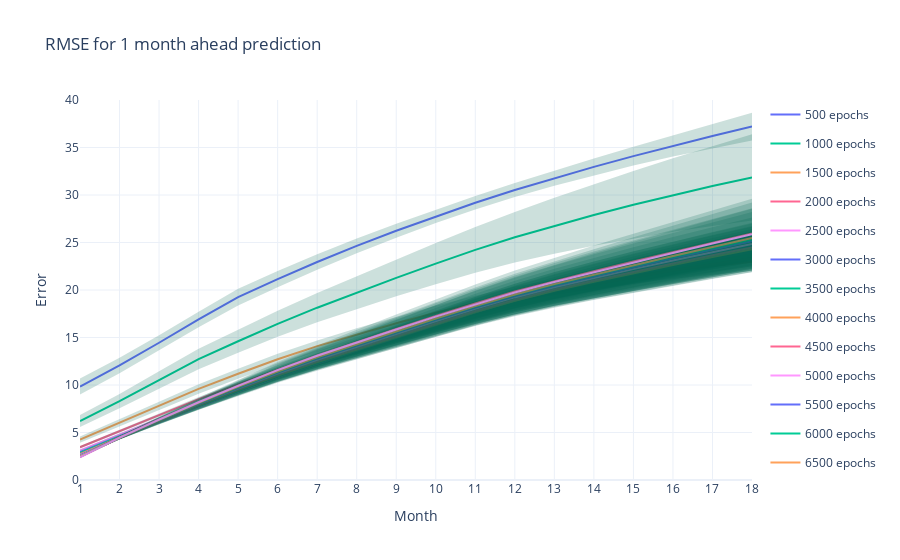

Notebook source saved alongside this figure:
### Code cell
import plotly.graph_objs as go
import numpy as np

# Coordinates on the X-axis for each element in the row
x = np.arange(18) + 1

# Number of rows (experiments) in the array
n_rows = 20

# Создаем пустую фигуру
fig = go.Figure()

# Добавляем графики для каждого эксперимента
for i in range(n_rows):
    # Средние значения для строки i
    means = mean_rmses[i, :]
    
    # Стандартное отклонение (дисперсия)
    std_rmses = stds[i, :]
    
    # Добавляем линию средних значений
    fig.add_trace(go.Scatter(
        x=x, y=means,
        mode='lines',
        name=f'{500 * (i + 1)} epochs',
        legendgroup=f'group{i}',   # Группировка с областью
        hoverinfo='name+y',
    ))
    
    # Добавляем область между (mean - std) и (mean + std)
    fig.add_trace(go.Scatter(
        x=np.concatenate([x, x[::-1]]),
        y=np.concatenate([means - std_rmses, (means + std_rmses)[::-1]]),
        fill='toself',
        fillcolor='rgba(0,100,80,0.2)',
        line=dict(color='rgba(255,255,255,0)'),
        hoverinfo='skip',
        legendgroup=f'group{i}',   # Группировка с линией
        showlegend=False           # Не показываем в легенде вторую линию
    ))

# Настройки графика
fig.update_layout(
    title='RMSE for 1 month ahead prediction',
    xaxis_title='Month',
    yaxis_title='Error',
    xaxis=dict(tickmode='linear', tick0=1, dtick=1),
    hovermode='x',
    template='plotly_white',
    # xaxis=dict(range=[xmin, xmax], fixedrange=True),
    yaxis=dict(range=[0, 40], fixedrange=True)

)

# Показываем график
fig.show()

### Figure 1 — Plotly figure (JSON) as saved in the notebook; plotly's stock layout.template omitted (floating-point values rounded to 4 significant figures)
{"data": [{"hoverinfo": "name+y", "legendgroup": "group0", "mode": "lines", "name": "500 epochs", "type": "scatter", "x": [1, 2, 3, 4, 5, 6, 7, 8, 9, 10, 11, 12, 13, 14, 15, 16, 17, 18], "y": [9.839, 12.06, 14.45, 16.9, 19.25, 21.14, 22.94, 24.64, 26.24, 27.75, 29.18, 30.52, 31.78, 32.96, 34.1, 35.18, 36.21, 37.21]}, {"fill": "toself", "fillcolor": "rgba(0,100,80,0.2)", "hoverinfo": "skip", "legendgroup": "group0", "line": {"color": "rgba(255,255,255,0)"}, "showlegend": false, "type": "scatter", "x": [1, 2, 3, 4, 5, 6, 7, 8, 9, 10, 11, 12, 13, 14, 15, 16, 17, 18, 18, 17, 16, 15, 14, 13, 12, 11, 10, 9, 8, 7, 6, 5, 4, 3, 2, 1], "y": [9.003, 11.24, 13.65, 16.08, 18.36, 20.3, 22.14, 23.87, 25.5, 27.04, 28.48, 29.79, 30.99, 32.08, 33.1, 34.04, 34.92, 35.74, 38.67, 37.5, 36.31, 35.09, 33.84, 32.57, 31.25, 29.89, 28.46, 26.98, 25.42, 23.75, 21.99, 20.13, 17.71, 15.25, 12.88, 10.68]}, {"hoverinfo": "name+y", "legendgroup": "group1", "mode": "lines", "name": "1000 epochs", "type": "scatter", "x": [1, 2, 3, 4, 5, 6, 7, 8, 9, 10, 11, 12, 13, 14, 15, 16, 17, 18], "y": [6.208, 8.304, 10.52, 12.73, 14.61, 16.44, 18.14, 19.73, 21.27, 22.78, 24.22, 25.55, 26.76, 27.9, 28.98, 30.0, 30.95, 31.86]}, {"fill": "toself", "fillcolor": "rgba(0,100,80,0.2)", "hoverinfo": "skip", "legendgroup": "group1", "line": {"color": "rgba(255,255,255,0)"}, "showlegend": false, "type": "scatter", "x": [1, 2, 3, 4, 5, 6, 7, 8, 9, 10, 11, 12, 13, 14, 15, 16, 17, 18, 18, 17, 16, 15, 14, 13, 12, 11, 10, 9, 8, 7, 6, 5, 4, 3, 2, 1], "y": [5.575, 7.543, 9.598, 11.65, 13.39, 15.08, 16.6, 18.0, 19.33, 20.61, 21.81, 22.88, 23.82, 24.65, 25.43, 26.13, 26.75, 27.32, 36.39, 35.14, 33.86, 32.53, 31.14, 29.71, 28.22, 26.63, 24.94, 23.21, 21.45, 19.67, 17.8, 15.82, 13.81, 11.44, 9.065, 6.84]}, {"hoverinfo": "name+y", "legendgroup": "group2", "mode": "lines", "name": "1500 epochs", "type": "scatter", "x": [1, 2, 3, 4, 5, 6, 7, 8, 9, 10, 11, 12, 13, 14, 15, 16, 17, 18], "y": [4.253, 6.017, 7.795, 9.587, 11.19, 12.72, 14.09, 15.34, 16.51, 17.62, 18.65, 19.55, 20.3, 20.97, 21.56, 22.09, 22.55, 22.96]}, {"fill": "toself", "fillcolor": "rgba(0,100,80,0.2)", "hoverinfo": "skip", "legendgroup": "group2", "line": {"color": "rgba(255,255,255,0)"}, "showlegend": false, "type": "scatter", "x": [1, 2, 3, 4, 5, 6, 7, 8, 9, 10, 11, 12, 13, 14, 15, 16, 17, 18, 18, 17, 16, 15, 14, 13, 12, 11, 10, 9, 8, 7, 6, 5, 4, 3, 2, 1], "y": [3.916, 5.63, 7.347, 9.084, 10.65, 12.15, 13.49, 14.7, 15.84, 16.91, 17.9, 18.76, 19.48, 20.11, 20.67, 21.17, 21.61, 21.99, 23.93, 23.49, 23.01, 22.45, 21.83, 21.13, 20.34, 19.4, 18.33, 17.18, 15.97, 14.69, 13.28, 11.72, 10.09, 8.243, 6.403, 4.591]}, {"hoverinfo": "name+y", "legendgroup": "group3", "mode": "lines", "name": "2000 epochs", "type": "scatter", "x": [1, 2, 3, 4, 5, 6, 7, 8, 9, 10, 11, 12, 13, 14, 15, 16, 17, 18], "y": [3.453, 5.151, 6.82, 8.517, 10.09, 11.62, 13.02, 14.31, 15.55, 16.74, 17.87, 18.89, 19.78, 20.59, 21.35, 22.06, 22.72, 23.34]}, {"fill": "toself", "fillcolor": "rgba(0,100,80,0.2)", "hoverinfo": "skip", "legendgroup": "group3", "line": {"color": "rgba(255,255,255,0)"}, "showlegend": false, "type": "scatter", "x": [1, 2, 3, 4, 5, 6, 7, 8, 9, 10, 11, 12, 13, 14, 15, 16, 17, 18, 18, 17, 16, 15, 14, 13, 12, 11, 10, 9, 8, 7, 6, 5, 4, 3, 2, 1], "y": [3.328, 5.013, 6.652, 8.309, 9.839, 11.32, 12.68, 13.92, 15.11, 16.26, 17.34, 18.31, 19.15, 19.92, 20.63, 21.3, 21.91, 22.49, 24.2, 23.53, 22.83, 22.07, 21.26, 20.4, 19.47, 18.4, 17.23, 15.98, 14.69, 13.35, 11.91, 10.33, 8.725, 6.987, 5.288, 3.577]}, {"hoverinfo": "name+y", "legendgroup": "group4", "mode": "lines", "name": "2500 epochs", "type": "scatter", "x": [1, 2, 3, 4, 5, 6, 7, 8, 9, 10, 11, 12, 13, 14, 15, 16, 17, 18], "y": [3.12, 4.815, 6.449, 8.109, 9.667, 11.21, 12.63, 13.96, 15.26, 16.54, 17.76, 18.87, 19.86, 20.77, 21.64, 22.46, 23.25, 23.99]}, {"fill": "toself", "fillcolor": "rgba(0,100,80,0.2)", "hoverinfo": "skip", "legendgroup": "group4", "line": {"color": "rgba(255,255,255,0)"}, "showlegend": false, "type": "scatter", "x": [1, 2, 3, 4, 5, 6, 7, 8, 9, 10, 11, 12, 13, 14, 15, 16, 17, 18, 18, 17, 16, 15, 14, 13, 12, 11, 10, 9, 8, 7, 6, 5, 4, 3, 2, 1], "y": [3.043, 4.716, 6.301, 7.898, 9.39, 10.86, 12.21, 13.47, 14.7, 15.9, 17.05, 18.1, 19.03, 19.88, 20.69, 21.46, 22.19, 22.89, 25.09, 24.3, 23.46, 22.58, 21.66, 20.69, 19.63, 18.46, 17.17, 15.83, 14.46, 13.05, 11.56, 9.945, 8.321, 6.598, 4.915, 3.197]}, {"hoverinfo": "name+y", "legendgroup": "group5", "mode": "lines", "name": "3000 epochs", "type": "scatter", "x": [1, 2, 3, 4, 5, 6, 7, 8, 9, 10, 11, 12, 13, 14, 15, 16, 17, 18], "y": [2.945, 4.658, 6.286, 7.933, 9.492, 11.04, 12.49, 13.85, 15.19, 16.52, 17.79, 18.97, 20.02, 20.99, 21.91, 22.79, 23.63, 24.43]}, {"fill": "toself", "fillcolor": "rgba(0,100,80,0.2)", "hoverinfo": "skip", "legendgroup": "group5", "line": {"color": "rgba(255,255,255,0)"}, "showlegend": false, "type": "scatter", "x": [1, 2, 3, 4, 5, 6, 7, 8, 9, 10, 11, 12, 13, 14, 15, 16, 17, 18, 18, 17, 16, 15, 14, 13, 12, 11, 10, 9, 8, 7, 6, 5, 4, 3, 2, 1], "y": [2.875, 4.56, 6.132, 7.707, 9.19, 10.66, 12.01, 13.28, 14.54, 15.78, 16.98, 18.07, 19.05, 19.94, 20.79, 21.6, 22.37, 23.11, 25.74, 24.88, 23.97, 23.03, 22.03, 20.99, 19.86, 18.61, 17.25, 15.84, 14.41, 12.96, 11.43, 9.794, 8.159, 6.44, 4.757, 3.015]}, {"hoverinfo": "name+y", "legendgroup": "group6", "mode": "lines", "name": "3500 epochs", "type": "scatter", "x": [1, 2, 3, 4, 5, 6, 7, 8, 9, 10, 11, 12, 13, 14, 15, 16, 17, 18], "y": [2.824, 4.555, 6.179, 7.81, 9.36, 10.9, 12.34, 13.71, 15.06, 16.4, 17.71, 18.91, 19.98, 20.97, 21.91, 22.81, 23.67, 24.5]}, {"fill": "toself", "fillcolor": "rgba(0,100,80,0.2)", "hoverinfo": "skip", "legendgroup": "group6", "line": {"color": "rgba(255,255,255,0)"}, "showlegend": false, "type": "scatter", "x": [1, 2, 3, 4, 5, 6, 7, 8, 9, 10, 11, 12, 13, 14, 15, 16, 17, 18, 18, 17, 16, 15, 14, 13, 12, 11, 10, 9, 8, 7, 6, 5, 4, 3, 2, 1], "y": [2.753, 4.455, 6.028, 7.592, 9.071, 10.54, 11.89, 13.16, 14.43, 15.69, 16.91, 18.03, 19.02, 19.93, 20.79, 21.61, 22.39, 23.15, 25.84, 24.95, 24.01, 23.04, 22.02, 20.95, 19.79, 18.51, 17.12, 15.69, 14.25, 12.8, 11.27, 9.648, 8.027, 6.33, 4.655, 2.896]}, {"hoverinfo": "name+y", "legendgroup": "group7", "mode": "lines", "name": "4000 epochs", "type": "scatter", "x": [1, 2, 3, 4, 5, 6, 7, 8, 9, 10, 11, 12, 13, 14, 15, 16, 17, 18], "y": [2.738, 4.493, 6.128, 7.759, 9.313, 10.86, 12.3, 13.67, 15.03, 16.39, 17.72, 18.94, 20.03, 21.03, 21.98, 22.9, 23.77, 24.61]}, {"fill": "toself", "fillcolor": "rgba(0,100,80,0.2)", "hoverinfo": "skip", "legendgroup": "group7", "line": {"color": "rgba(255,255,255,0)"}, "showlegend": false, "type": "scatter", "x": [1, 2, 3, 4, 5, 6, 7, 8, 9, 10, 11, 12, 13, 14, 15, 16, 17, 18, 18, 17, 16, 15, 14, 13, 12, 11, 10, 9, 8, 7, 6, 5, 4, 3, 2, 1], "y": [2.661, 4.379, 5.949, 7.499, 8.968, 10.42, 11.76, 13.02, 14.28, 15.55, 16.77, 17.9, 18.9, 19.8, 20.67, 21.49, 22.29, 23.05, 26.17, 25.26, 24.3, 23.3, 22.26, 21.17, 19.98, 18.66, 17.24, 15.78, 14.31, 12.84, 11.3, 9.657, 8.019, 6.307, 4.608, 2.814]}, {"hoverinfo": "name+y", "legendgroup": "group8", "mode": "lines", "name": "4500 epochs", "type": "scatter", "x": [1, 2, 3, 4, 5, 6, 7, 8, 9, 10, 11, 12, 13, 14, 15, 16, 17, 18], "y": [2.67, 4.448, 6.093, 7.722, 9.272, 10.81, 12.24, 13.6, 14.95, 16.31, 17.64, 18.86, 19.95, 20.95, 21.9, 22.81, 23.69, 24.54]}, {"fill": "toself", "fillcolor": "rgba(0,100,80,0.2)", "hoverinfo": "skip", "legendgroup": "group8", "line": {"color": "rgba(255,255,255,0)"}, "showlegend": false, "type": "scatter", "x": [1, 2, 3, 4, 5, 6, 7, 8, 9, 10, 11, 12, 13, 14, 15, 16, 17, 18, 18, 17, 16, 15, 14, 13, 12, 11, 10, 9, 8, 7, 6, 5, 4, 3, 2, 1], "y": [2.588, 4.323, 5.9, 7.446, 8.911, 10.35, 11.68, 12.93, 14.18, 15.44, 16.66, 17.79, 18.78, 19.68, 20.53, 21.36, 22.15, 22.92, 26.15, 25.23, 24.27, 23.27, 22.23, 21.13, 19.94, 18.62, 17.19, 15.73, 14.26, 12.8, 11.27, 9.633, 7.998, 6.287, 4.574, 2.752]}, {"hoverinfo": "name+y", "legendgroup": "group9", "mode": "lines", "name": "5000 epochs", "type": "scatter", "x": [1, 2, 3, 4, 5, 6, 7, 8, 9, 10, 11, 12, 13, 14, 15, 16, 17, 18], "y": [2.621, 4.429, 6.095, 7.734, 9.293, 10.83, 12.26, 13.62, 14.97, 16.33, 17.66, 18.89, 19.97, 20.97, 21.91, 22.81, 23.69, 24.53]}, {"fill": "toself", "fillcolor": "rgba(0,100,80,0.2)", "hoverinfo": "skip", "legendgroup": "group9", "line": {"color": "rgba(255,255,255,0)"}, "showlegend": false, "type": "scatter", "x": [1, 2, 3, 4, 5, 6, 7, 8, 9, 10, 11, 12, 13, 14, 15, 16, 17, 18, 18, 17, 16, 15, 14, 13, 12, 11, 10, 9, 8, 7, 6, 5, 4, 3, 2, 1], "y": [2.534, 4.291, 5.879, 7.425, 8.885, 10.32, 11.63, 12.85, 14.08, 15.31, 16.52, 17.62, 18.59, 19.46, 20.3, 21.1, 21.88, 22.63, 26.42, 25.49, 24.53, 23.52, 22.47, 21.36, 20.15, 18.8, 17.35, 15.86, 14.38, 12.9, 11.35, 9.701, 8.044, 6.311, 4.566, 2.707]}, {"hoverinfo": "name+y", "legendgroup": "group10", "mode": "lines", "name": "5500 epochs", "type": "scatter", "x": [1, 2, 3, 4, 5, 6, 7, 8, 9, 10, 11, 12, 13, 14, 15, 16, 17, 18], "y": [2.586, 4.428, 6.124, 7.785, 9.361, 10.91, 12.35, 13.71, 15.07, 16.43, 17.76, 18.99, 20.08, 21.07, 22.01, 22.91, 23.77, 24.61]}, {"fill": "toself", "fillcolor": "rgba(0,100,80,0.2)", "hoverinfo": "skip", "legendgroup": "group10", "line": {"color": "rgba(255,255,255,0)"}, "showlegend": false, "type": "scatter", "x": [1, 2, 3, 4, 5, 6, 7, 8, 9, 10, 11, 12, 13, 14, 15, 16, 17, 18, 18, 17, 16, 15, 14, 13, 12, 11, 10, 9, 8, 7, 6, 5, 4, 3, 2, 1], "y": [2.489, 4.262, 5.852, 7.385, 8.825, 10.23, 11.5, 12.69, 13.88, 15.08, 16.26, 17.33, 18.28, 19.12, 19.94, 20.72, 21.48, 22.22, 26.99, 26.06, 25.09, 24.08, 23.01, 21.89, 20.65, 19.27, 17.79, 16.26, 14.73, 13.2, 11.6, 9.897, 8.185, 6.395, 4.594, 2.683]}, {"hoverinfo": "name+y", "legendgroup": "group11", "mode": "lines", "name": "6000 epochs", "type": "scatter", "x": [1, 2, 3, 4, 5, 6, 7, 8, 9, 10, 11, 12, 13, 14, 15, 16, 17, 18], "y": [2.553, 4.422, 6.138, 7.809, 9.389, 10.94, 12.37, 13.71, 15.05, 16.4, 17.71, 18.92, 19.98, 20.95, 21.87, 22.75, 23.6, 24.42]}, {"fill": "toself", "fillcolor": "rgba(0,100,80,0.2)", "hoverinfo": "skip", "legendgroup": "group11", "line": {"color": "rgba(255,255,255,0)"}, "showlegend": false, "type": "scatter", "x": [1, 2, 3, 4, 5, 6, 7, 8, 9, 10, 11, 12, 13, 14, 15, 16, 17, 18, 18, 17, 16, 15, 14, 13, 12, 11, 10, 9, 8, 7, 6, 5, 4, 3, 2, 1], "y": [2.458, 4.264, 5.885, 7.445, 8.911, 10.33, 11.62, 12.82, 14.01, 15.2, 16.37, 17.43, 18.36, 19.18, 19.97, 20.73, 21.47, 22.19, 26.65, 25.73, 24.77, 23.77, 22.72, 21.61, 20.4, 19.05, 17.59, 16.1, 14.61, 13.11, 11.54, 9.868, 8.172, 6.391, 4.58, 2.648]}, {"hoverinfo": "name+y", "legendgroup": "group12", "mode": "lines", "name": "6500 epochs", "type": "scatter", "x": [1, 2, 3, 4, 5, 6, 7, 8, 9, 10, 11, 12, 13, 14, 15, 16, 17, 18], "y": [2.526, 4.421, 6.158, 7.84, 9.427, 10.97, 12.4, 13.73, 15.05, 16.38, 17.67, 18.86, 19.91, 20.86, 21.77, 22.64, 23.48, 24.3]}, {"fill": "toself", "fillcolor": "rgba(0,100,80,0.2)", "hoverinfo": "skip", "legendgroup": "group12", "line": {"color": "rgba(255,255,255,0)"}, "showlegend": false, "type": "scatter", "x": [1, 2, 3, 4, 5, 6, 7, 8, 9, 10, 11, 12, 13, 14, 15, 16, 17, 18, 18, 17, 16, 15, 14, 13, 12, 11, 10, 9, 8, 7, 6, 5, 4, 3, 2, 1], "y": [2.429, 4.252, 5.885, 7.442, 8.899, 10.3, 11.57, 12.74, 13.9, 15.07, 16.2, 17.24, 18.14, 18.94, 19.7, 20.44, 21.16, 21.86, 26.73, 25.8, 24.83, 23.83, 22.78, 21.68, 20.48, 19.14, 17.69, 16.2, 14.72, 13.22, 11.64, 9.955, 8.239, 6.432, 4.59, 2.622]}, {"hoverinfo": "name+y", "legendgroup": "group13", "mode": "lines", "name": "7000 epochs", "type": "scatter", "x": [1, 2, 3, 4, 5, 6, 7, 8, 9, 10, 11, 12, 13, 14, 15, 16, 17, 18], "y": [2.504, 4.43, 6.196, 7.901, 9.51, 11.07, 12.51, 13.85, 15.18, 16.5, 17.8, 18.99, 20.04, 21.0, 21.91, 22.8, 23.66, 24.49]}, {"fill": "toself", "fillcolor": "rgba(0,100,80,0.2)", "hoverinfo": "skip", "legendgroup": "group13", "line": {"color": "rgba(255,255,255,0)"}, "showlegend": false, "type": "scatter", "x": [1, 2, 3, 4, 5, 6, 7, 8, 9, 10, 11, 12, 13, 14, 15, 16, 17, 18, 18, 17, 16, 15, 14, 13, 12, 11, 10, 9, 8, 7, 6, 5, 4, 3, 2, 1], "y": [2.411, 4.266, 5.929, 7.511, 8.988, 10.41, 11.68, 12.85, 14.01, 15.17, 16.29, 17.32, 18.21, 19.01, 19.77, 20.5, 21.21, 21.91, 27.07, 26.1, 25.1, 24.06, 22.99, 21.87, 20.65, 19.3, 17.84, 16.34, 14.84, 13.33, 11.74, 10.03, 8.291, 6.463, 4.594, 2.597]}, {"hoverinfo": "name+y", "legendgroup": "group14", "mode": "lines", "name": "7500 epochs", "type": "scatter", "x": [1, 2, 3, 4, 5, 6, 7, 8, 9, 10, 11, 12, 13, 14, 15, 16, 17, 18], "y": [2.487, 4.445, 6.243, 7.979, 9.617, 11.21, 12.66, 14.03, 15.37, 16.71, 18.01, 19.22, 20.29, 21.26, 22.2, 23.11, 23.99, 24.85]}, {"fill": "toself", "fillcolor": "rgba(0,100,80,0.2)", "hoverinfo": "skip", "legendgroup": "group14", "line": {"color": "rgba(255,255,255,0)"}, "showlegend": false, "type": "scatter", "x": [1, 2, 3, 4, 5, 6, 7, 8, 9, 10, 11, 12, 13, 14, 15, 16, 17, 18, 18, 17, 16, 15, 14, 13, 12, 11, 10, 9, 8, 7, 6, 5, 4, 3, 2, 1], "y": [2.397, 4.285, 5.98, 7.588, 9.087, 10.52, 11.81, 12.99, 14.15, 15.3, 16.43, 17.46, 18.35, 19.15, 19.91, 20.64, 21.36, 22.07, 27.64, 26.62, 25.57, 24.49, 23.38, 22.23, 20.98, 19.6, 18.12, 16.59, 15.07, 13.52, 11.89, 10.15, 8.37, 6.507, 4.605, 2.576]}, {"hoverinfo": "name+y", "legendgroup": "group15", "mode": "lines", "name": "8000 epochs", "type": "scatter", "x": [1, 2, 3, 4, 5, 6, 7, 8, 9, 10, 11, 12, 13, 14, 15, 16, 17, 18], "y": [2.469, 4.455, 6.281, 8.04, 9.702, 11.31, 12.79, 14.16, 15.51, 16.85, 18.16, 19.38, 20.45, 21.44, 22.4, 23.33, 24.24, 25.13]}, {"fill": "toself", "fillcolor": "rgba(0,100,80,0.2)", "hoverinfo": "skip", "legendgroup": "group15", "line": {"color": "rgba(255,255,255,0)"}, "showlegend": false, "type": "scatter", "x": [1, 2, 3, 4, 5, 6, 7, 8, 9, 10, 11, 12, 13, 14, 15, 16, 17, 18, 18, 17, 16, 15, 14, 13, 12, 11, 10, 9, 8, 7, 6, 5, 4, 3, 2, 1], "y": [2.38, 4.291, 6.004, 7.623, 9.129, 10.56, 11.85, 13.02, 14.17, 15.32, 16.43, 17.45, 18.34, 19.13, 19.89, 20.63, 21.35, 22.06, 28.2, 27.13, 26.03, 24.91, 23.76, 22.57, 21.3, 19.89, 18.39, 16.85, 15.3, 13.72, 12.06, 10.28, 8.456, 6.558, 4.619, 2.557]}, {"hoverinfo": "name+y", "legendgroup": "group16", "mode": "lines", "name": "8500 epochs", "type": "scatter", "x": [1, 2, 3, 4, 5, 6, 7, 8, 9, 10, 11, 12, 13, 14, 15, 16, 17, 18], "y": [2.449, 4.462, 6.312, 8.092, 9.776, 11.4, 12.89, 14.27, 15.63, 16.97, 18.28, 19.5, 20.58, 21.58, 22.55, 23.49, 24.42, 25.33]}, {"fill": "toself", "fillcolor": "rgba(0,100,80,0.2)", "hoverinfo": "skip", "legendgroup": "group16", "line": {"color": "rgba(255,255,255,0)"}, "showlegend": false, "type": "scatter", "x": [1, 2, 3, 4, 5, 6, 7, 8, 9, 10, 11, 12, 13, 14, 15, 16, 17, 18, 18, 17, 16, 15, 14, 13, 12, 11, 10, 9, 8, 7, 6, 5, 4, 3, 2, 1], "y": [2.359, 4.291, 6.02, 7.65, 9.167, 10.61, 11.89, 13.07, 14.21, 15.34, 16.44, 17.46, 18.33, 19.12, 19.87, 20.61, 21.33, 22.05, 28.61, 27.51, 26.37, 25.22, 24.04, 22.83, 21.54, 20.12, 18.6, 17.05, 15.48, 13.88, 12.19, 10.39, 8.534, 6.604, 4.632, 2.54]}, {"hoverinfo": "name+y", "legendgroup": "group17", "mode": "lines", "name": "9000 epochs", "type": "scatter", "x": [1, 2, 3, 4, 5, 6, 7, 8, 9, 10, 11, 12, 13, 14, 15, 16, 17, 18], "y": [2.428, 4.456, 6.319, 8.105, 9.797, 11.42, 12.92, 14.3, 15.66, 17.0, 18.3, 19.52, 20.62, 21.63, 22.61, 23.58, 24.53, 25.47]}, {"fill": "toself", "fillcolor": "rgba(0,100,80,0.2)", "hoverinfo": "skip", "legendgroup": "group17", "line": {"color": "rgba(255,255,255,0)"}, "showlegend": false, "type": "scatter", "x": [1, 2, 3, 4, 5, 6, 7, 8, 9, 10, 11, 12, 13, 14, 15, 16, 17, 18, 18, 17, 16, 15, 14, 13, 12, 11, 10, 9, 8, 7, 6, 5, 4, 3, 2, 1], "y": [2.345, 4.303, 6.061, 7.719, 9.264, 10.73, 12.04, 13.24, 14.4, 15.54, 16.65, 17.67, 18.56, 19.36, 20.13, 20.89, 21.64, 22.38, 28.55, 27.42, 26.26, 25.09, 23.89, 22.67, 21.37, 19.96, 18.45, 16.92, 15.36, 13.79, 12.12, 10.33, 8.492, 6.577, 4.61, 2.511]}, {"hoverinfo": "name+y", "legendgroup": "group18", "mode": "lines", "name": "9500 epochs", "type": "scatter", "x": [1, 2, 3, 4, 5, 6, 7, 8, 9, 10, 11, 12, 13, 14, 15, 16, 17, 18], "y": [2.415, 4.475, 6.372, 8.193, 9.923, 11.59, 13.11, 14.53, 15.91, 17.27, 18.59, 19.83, 20.95, 21.99, 23.0, 23.99, 24.97, 25.94]}, {"fill": "toself", "fillcolor": "rgba(0,100,80,0.2)", "hoverinfo": "skip", "legendgroup": "group18", "line": {"color": "rgba(255,255,255,0)"}, "showlegend": false, "type": "scatter", "x": [1, 2, 3, 4, 5, 6, 7, 8, 9, 10, 11, 12, 13, 14, 15, 16, 17, 18, 18, 17, 16, 15, 14, 13, 12, 11, 10, 9, 8, 7, 6, 5, 4, 3, 2, 1], "y": [2.328, 4.304, 6.075, 7.736, 9.284, 10.75, 12.05, 13.24, 14.39, 15.51, 16.61, 17.62, 18.5, 19.3, 20.06, 20.81, 21.54, 22.27, 29.6, 28.4, 27.18, 25.93, 24.67, 23.4, 22.04, 20.58, 19.02, 17.43, 15.82, 14.17, 12.43, 10.56, 8.65, 6.67, 4.646, 2.503]}, {"hoverinfo": "name+y", "legendgroup": "group19", "mode": "lines", "name": "10000 epochs", "type": "scatter", "x": [1, 2, 3, 4, 5, 6, 7, 8, 9, 10, 11, 12, 13, 14, 15, 16, 17, 18], "y": [2.393, 4.463, 6.363, 8.181, 9.908, 11.56, 13.08, 14.48, 15.85, 17.19, 18.51, 19.74, 20.85, 21.88, 22.9, 23.9, 24.89, 25.86]}, {"fill": "toself", "fillcolor": "rgba(0,100,80,0.2)", "hoverinfo": "skip", "legendgroup": "group19", "line": {"color": "rgba(255,255,255,0)"}, "showlegend": false, "type": "scatter", "x": [1, 2, 3, 4, 5, 6, 7, 8, 9, 10, 11, 12, 13, 14, 15, 16, 17, 18, 18, 17, 16, 15, 14, 13, 12, 11, 10, 9, 8, 7, 6, 5, 4, 3, 2, 1], "y": [2.309, 4.305, 6.095, 7.776, 9.347, 10.83, 12.16, 13.36, 14.52, 15.66, 16.76, 17.78, 18.67, 19.48, 20.25, 21.02, 21.77, 22.52, 29.21, 28.01, 26.78, 25.54, 24.29, 23.03, 21.7, 20.25, 18.73, 17.18, 15.61, 14.0, 12.3, 10.47, 8.587, 6.632, 4.621, 2.477]}], "layout": {"hovermode": "x", "title": {"text": "RMSE for 1 month ahead prediction"}, "xaxis": {"dtick": 1, "tick0": 1, "tickmode": "linear", "title": {"text": "Month"}}, "yaxis": {"fixedrange": true, "range": [0, 40], "title": {"text": "Error"}}}}
